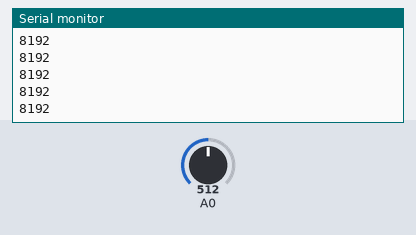
Bench run of a sketch on a simulated Arduino Uno R4 Minima. On the bench: the last lines printed to the serial monitor. Inputs (shaded band) come from the test bench; at power-on: A0 = 512 (analog values on the 0–1023 scale).

Above: at 1.2 s.
1.3 s: A0 set to 716
At 1.9 s:
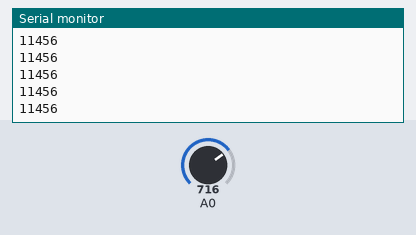
2.8 s: A0 set to 900
At 3.4 s:
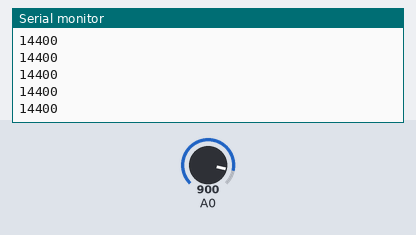
Timing chart, 0 to 5.4 s (numbered marks = the images above; inputs shaded):
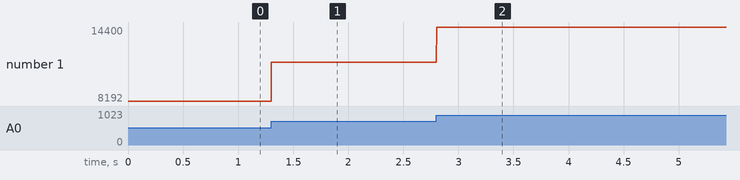

Measured:
- after the input at 1.3 s, the serial monitor: prints a new line at once (image 1)
- after the input at 2.8 s, the serial monitor: prints a new line at once (image 2)
- plotted number 1: 8192 → 11456 after the input at 1.3 s, 11456 → 14400 after the input at 2.8 s

The sketch:

sensor_test.ino
```cpp
// Optical Data Transfer Concept - sensor_test (human-readable)
// Board: Arduino Uno R4 (Minima or WiFi)
//
// Prints one 14-bit light reading (0..16383) per line, roughly 500 lines/s.
// Open Tools > Serial Plotter (or Serial Monitor) at 115200 baud.
// More light -> higher number. Cover the sensor and the line should drop;
// shine a light on it and the line should jump.
//
// Used in docs/TESTING.md Phase 3 (see the light) and Phase 6 (seal check).

void setup() {
  Serial.begin(115200);
  analogReadResolution(14);   // Uno R4: 14-bit ADC -> 0..16383
}

void loop() {
  Serial.println(analogRead(A0));
  delay(2);
}
```
